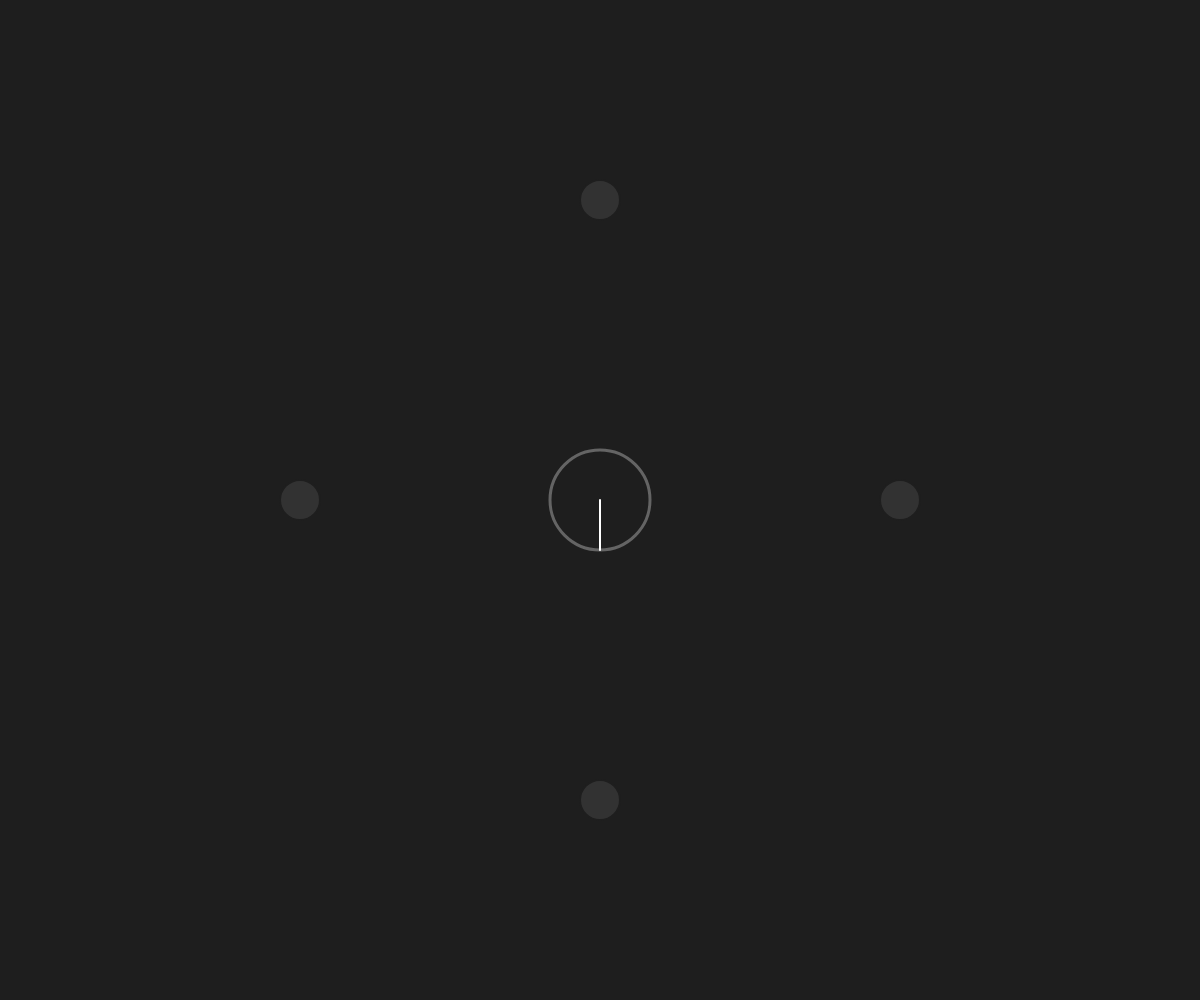
Frame 1 (no input)
Frame 60 (no input): identical to frame 1, image omitted
Frame 120 (the mouse pressed at the canvas centre since frame 60): identical to frame 1, image omitted

The p5.js sketch that drew this single still picture (run headless with seeded random() and noise() and a simulated clock; from frame 60 on, the mouse is pressed at the canvas centre):

// p5.js sketch
// ── sketch.js
let burners = [];
let dialAngle = 0;
let dialPressed = false;
let flameParticles = [];

class Burner {
  constructor(x, y, radius) {
    this.x = x;
    this.y = y;
    this.radius = radius;
    this.active = false;
    this.glowIntensity = 0;
    this.flameIntensity = 0;
  }

  update(active, intensity) {
    this.active = active;
    this.flameIntensity = intensity;
    this.glowIntensity = map(intensity, 0, 1, 0, 255);
  }

  display() {
    // Burner casing
    fill(50);
    stroke(30);
    strokeWeight(2);
    ellipse(this.x, this.y, this.radius * 2);

    // Glow effect when active
    if (this.active && this.glowIntensity > 0) {
      noStroke();
      for (let i = 0; i < 5; i++) {
        let alpha = map(i, 0, 4, this.glowIntensity, 0);
        fill(255, 50, 50, alpha);
        ellipse(this.x, this.y, this.radius * 2 + i * 3);
      }
    }

    // Flame effect
    if (this.active && this.flameIntensity > 0) {
      let flameHeight = map(this.flameIntensity, 0, 1, 0, 30);
      for (let i = 0; i < 50; i++) {
        let angle = random(TWO_PI);
        let distance = random(5, 10);
        let size = random(2, 6);
        let r = map(i, 0, 50, 100, 255);
        let g = map(i, 0, 50, 150, 100);
        let b = map(i, 0, 50, 255, 100);

        fill(r, g, b, 150);
        noStroke();
        ellipse(
          this.x + cos(angle) * distance,
          this.y - flameHeight + random(-3, 3),
          size
        );
      }
    }
  }
}

function setup() {
  createCanvas(windowWidth, windowHeight);
  let centerX = width / 2;
  let centerY = height / 2;

  // Create burners in a circular arrangement
  let numBurners = 4;
  let radius = min(width, height) * 0.3;
  for (let i = 0; i < numBurners; i++) {
    let angle = map(i, 0, numBurners, 0, TWO_PI);
    let x = centerX + cos(angle) * radius;
    let y = centerY + sin(angle) * radius;
    burners.push(new Burner(x, y, 20));
  }
}

function draw() {
  background(30);

  // Draw dial
  let centerX = width / 2;
  let centerY = height / 2;
  let dialRadius = 50;

  stroke(100);
  strokeWeight(3);
  noFill();
  ellipse(centerX, centerY, dialRadius * 2);

  // Dial indicator line
  let indicatorAngle = dialAngle + PI / 2;
  stroke(255);
  strokeWeight(2);
  line(
    centerX,
    centerY,
    centerX + cos(indicatorAngle) * dialRadius,
    centerY + sin(indicatorAngle) * dialRadius
  );

  // Draw burners
  for (let burner of burners) {
    burner.display();
  }
}

function mousePressed() {
  let centerX = width / 2;
  let centerY = height / 2;
  let d = dist(mouseX, mouseY, centerX, centerY);
  if (d < 50) {
    dialPressed = true;
  }
}

function mouseReleased() {
  dialPressed = false;
}

function mouseDragged() {
  if (!dialPressed) return;

  let centerX = width / 2;
  let centerY = height / 2;
  let angle = atan2(mouseY - centerY, mouseX - centerX);
  dialAngle = angle;

  // Normalize to [0, 2π]
  if (dialAngle < 0) dialAngle += TWO_PI;

  // Update burners based on dial position
  let numBurners = burners.length;
  for (let i = 0; i < numBurners; i++) {
    let angleDiff = abs(angle - map(i, 0, numBurners, 0, TWO_PI));
    if (angleDiff > PI) angleDiff = TWO_PI - angleDiff;

    // Map to flame intensity
    let intensity = map(angleDiff, 0, PI, 1, 0);
    intensity = constrain(intensity, 0, 1);

    burners[i].update(true, intensity);
  }
}

function windowResized() {
  resizeCanvas(windowWidth, windowHeight);
}
